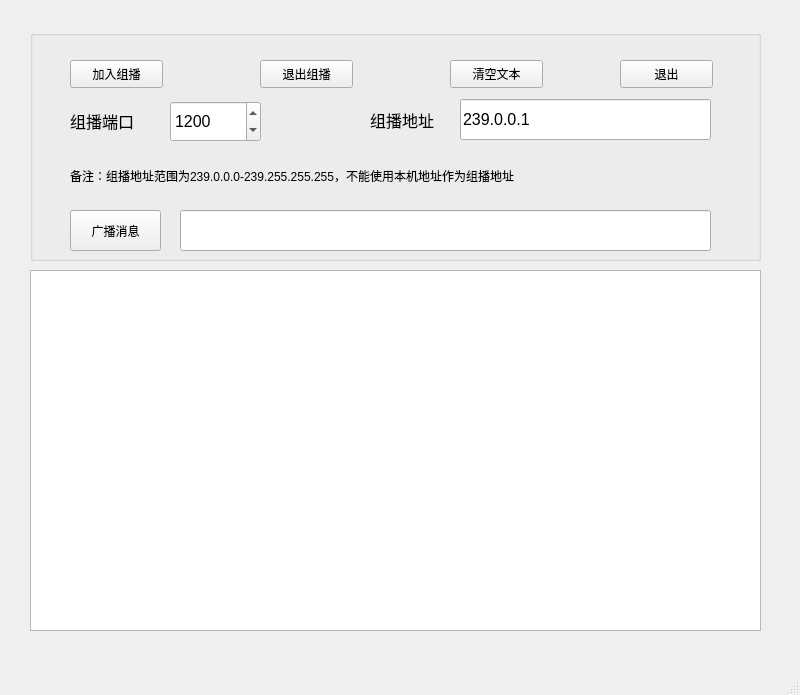
<?xml version="1.0" encoding="UTF-8"?>
<ui version="4.0">
 <class>MainWindow</class>
 <widget class="QMainWindow" name="MainWindow">
  <property name="geometry">
   <rect>
    <x>0</x>
    <y>0</y>
    <width>800</width>
    <height>695</height>
   </rect>
  </property>
  <property name="windowTitle">
   <string>MainWindow</string>
  </property>
  <widget class="QWidget" name="centralwidget">
   <widget class="QGroupBox" name="groupBox">
    <property name="geometry">
     <rect>
      <x>30</x>
      <y>30</y>
      <width>731</width>
      <height>231</height>
     </rect>
    </property>
    <property name="title">
     <string/>
    </property>
    <widget class="QPushButton" name="button_join_group">
     <property name="geometry">
      <rect>
       <x>40</x>
       <y>30</y>
       <width>93</width>
       <height>28</height>
      </rect>
     </property>
     <property name="text">
      <string>加入组播</string>
     </property>
    </widget>
    <widget class="QPushButton" name="button_leave_group">
     <property name="geometry">
      <rect>
       <x>230</x>
       <y>30</y>
       <width>93</width>
       <height>28</height>
      </rect>
     </property>
     <property name="text">
      <string>退出组播</string>
     </property>
    </widget>
    <widget class="QPushButton" name="button_clear">
     <property name="geometry">
      <rect>
       <x>420</x>
       <y>30</y>
       <width>93</width>
       <height>28</height>
      </rect>
     </property>
     <property name="text">
      <string>清空文本</string>
     </property>
    </widget>
    <widget class="QPushButton" name="button_quit">
     <property name="geometry">
      <rect>
       <x>590</x>
       <y>30</y>
       <width>93</width>
       <height>28</height>
      </rect>
     </property>
     <property name="text">
      <string>退出</string>
     </property>
    </widget>
    <widget class="QLabel" name="label">
     <property name="geometry">
      <rect>
       <x>340</x>
       <y>69</y>
       <width>81</width>
       <height>41</height>
      </rect>
     </property>
     <property name="font">
      <font>
       <family>Arial</family>
       <pointsize>12</pointsize>
      </font>
     </property>
     <property name="text">
      <string>组播地址</string>
     </property>
    </widget>
    <widget class="QLineEdit" name="multiple_ip">
     <property name="geometry">
      <rect>
       <x>430</x>
       <y>69</y>
       <width>251</width>
       <height>41</height>
      </rect>
     </property>
     <property name="font">
      <font>
       <family>Arial</family>
       <pointsize>12</pointsize>
      </font>
     </property>
     <property name="text">
      <string>239.0.0.1</string>
     </property>
    </widget>
    <widget class="QLineEdit" name="message">
     <property name="geometry">
      <rect>
       <x>150</x>
       <y>180</y>
       <width>531</width>
       <height>41</height>
      </rect>
     </property>
    </widget>
    <widget class="QPushButton" name="button_multicast_message">
     <property name="geometry">
      <rect>
       <x>40</x>
       <y>180</y>
       <width>91</width>
       <height>41</height>
      </rect>
     </property>
     <property name="text">
      <string>广播消息</string>
     </property>
    </widget>
    <widget class="QSpinBox" name="multiple_port">
     <property name="geometry">
      <rect>
       <x>140</x>
       <y>71</y>
       <width>91</width>
       <height>41</height>
      </rect>
     </property>
     <property name="font">
      <font>
       <family>Arial</family>
       <pointsize>12</pointsize>
      </font>
     </property>
     <property name="maximum">
      <number>65500</number>
     </property>
     <property name="value">
      <number>1200</number>
     </property>
    </widget>
    <widget class="QLabel" name="label_3">
     <property name="geometry">
      <rect>
       <x>40</x>
       <y>70</y>
       <width>91</width>
       <height>41</height>
      </rect>
     </property>
     <property name="font">
      <font>
       <family>Arial</family>
       <pointsize>12</pointsize>
      </font>
     </property>
     <property name="text">
      <string>组播端口</string>
     </property>
    </widget>
    <widget class="QLabel" name="label_2">
     <property name="geometry">
      <rect>
       <x>40</x>
       <y>130</y>
       <width>641</width>
       <height>31</height>
      </rect>
     </property>
     <property name="text">
      <string>备注：组播地址范围为239.0.0.0-239.255.255.255，不能使用本机地址作为组播地址</string>
     </property>
    </widget>
   </widget>
   <widget class="QTextBrowser" name="textBrowser">
    <property name="geometry">
     <rect>
      <x>30</x>
      <y>270</y>
      <width>731</width>
      <height>361</height>
     </rect>
    </property>
   </widget>
  </widget>
  <widget class="QMenuBar" name="menubar">
   <property name="geometry">
    <rect>
     <x>0</x>
     <y>0</y>
     <width>800</width>
     <height>26</height>
    </rect>
   </property>
  </widget>
  <widget class="QStatusBar" name="statusbar"/>
 </widget>
 <resources/>
 <connections/>
</ui>
